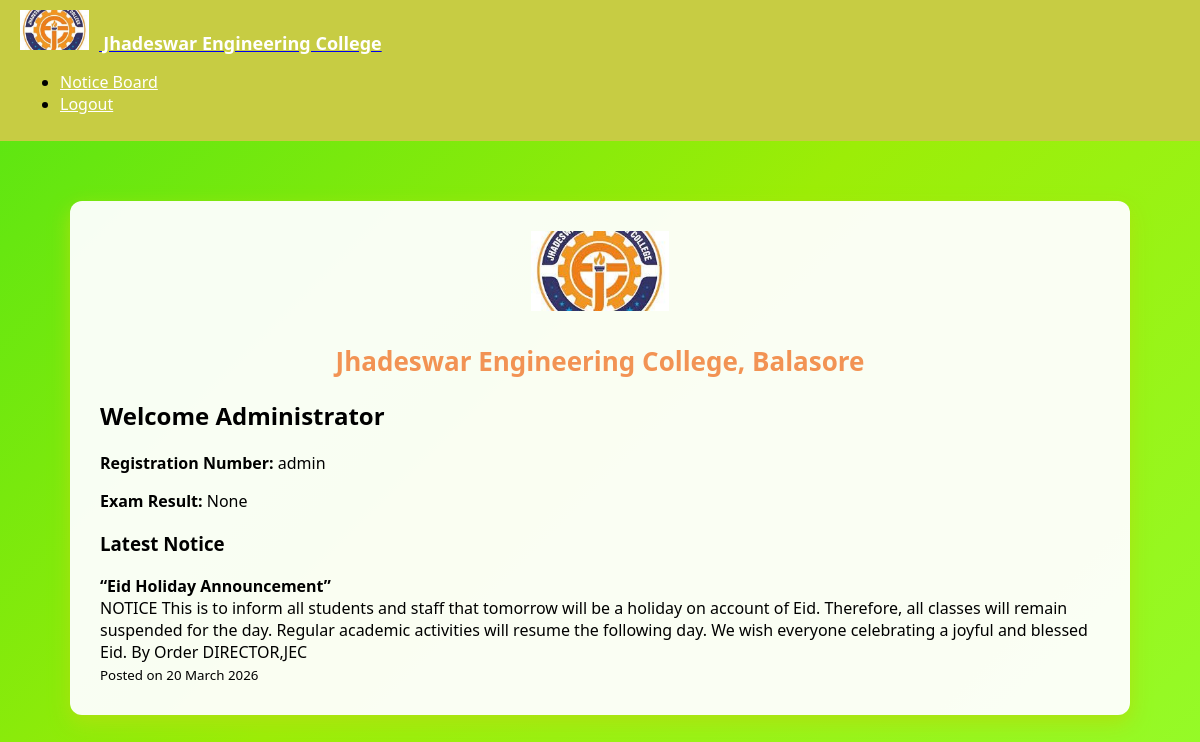
The app's page /student (signed in) with its own data.
### app.py (models this page shows)
class Student(UserMixin, db.Model):
    id = db.Column(db.String(50), primary_key=True)  # registration number
    name = db.Column(db.String(100))
    password = db.Column(db.String(100))
    role = db.Column(db.String(20), default="student")
    result = db.Column(db.String(50))

class Notice(db.Model):
    id = db.Column(db.Integer, primary_key=True)
    title = db.Column(db.String(200), nullable=False)
    content = db.Column(db.Text, nullable=False)
    date_posted = db.Column(db.DateTime, default=db.func.current_timestamp())

### app.py (the view)
@app.route("/student")
@login_required
def student_dashboard():
    notices = Notice.query.order_by(Notice.date_posted.desc()).all()
    student = Student.query.get(current_user.id)
    return render_template("student.html", student=student, notices=notices)

### app.py (called while the page is built)
@login_manager.user_loader
def load_user(user_id):
    return Student.query.get(user_id)

### templates/student.html (shortened to what this page needs)
<!DOCTYPE html>
<html>
<head>
    <link rel="stylesheet" href="{{ url_for('static', filename='style.css') }}">
</head>
<body>
    <nav class="navbar">
        <a class="navbar-brand d-flex align-items-center" href="/">
            <img src="{{ url_for('static', filename='jec_logo.png') }}" alt="JEC Logo">
            <span>Jhadeswar Engineering College</span>
        </a>
        <ul class="navbar-nav ms-auto">
            <li><a class="nav-link" href="/notices">Notice Board</a></li>
            <li><a class="nav-link" href="/logout">Logout</a></li>
        </ul>
    </nav>
    <div class="page-container">
        <header>
            <img src="{{ url_for('static', filename='jec_logo.png') }}" alt="JEC Logo">
            <h1>Jhadeswar Engineering College, Balasore</h1>
        </header>
        <h2>Welcome {{ student.name }}</h2>
        <p><strong>Registration Number:</strong> {{ current_user.id }}</p>
        <p><strong>Exam Result:</strong> {{ student.result }}</p>
        <h3 class="mt-4">Latest Notice</h3>
        {% if notices %}
            <div class="alert alert-info">
                <strong>{{ notices[0].title }}</strong><br>
                {{ notices[0].content }}
                <br><small>Posted on {{ notices[0].date_posted.strftime('%d %B %Y') }}</small>
            </div>
        {% else %}
            <p>No notices available.</p>
        {% endif %}
    </div>
</body>
</html>

### static/style.css (style rules this page uses)
body { margin: 0; padding: 0; font-family: 'Segoe UI', Tahoma, Geneva, Verdana, sans-serif; background: linear-gradient(135deg, #55e513, #9ced07, #95fb29); min-height: 100vh; }
.page-container { background: rgba(255, 255, 255, 0.95); margin: 60px auto; padding: 30px; border-radius: 12px; box-shadow: 0px 8px 20px rgba(173, 226, 16, 0.953); width: 85%; max-width: 1000px; }
header { text-align: center; margin-bottom: 20px; }
header img { height: 80px; margin-bottom: 10px; }
header h1 { font-size: 26px; color: #f2904ef7; font-weight: bold; }
.navbar { background-color: #c7cc43; padding: 10px 20px; }
.navbar-brand img { height: 40px; margin-right: 10px; }
.navbar-brand span { color: #ffffff; font-size: 18px; font-weight: bold; }
.nav-link { color: #ffffff !important; margin-right: 15px; }

### records on screen
Student: name "Administrator", id "admin", result "None"
Notice: title "“Eid Holiday Announcement”", content "NOTICE This is to inform all students and staff that tomorrow will be a holiday on account of Eid. Therefore, all classes will remain suspended for the day. Regular academic activities will resume the following day. We wish everyone celebrating a joyful and blessed Eid. By Order DIRECTOR,JEC", date_posted "20 March 2026"
